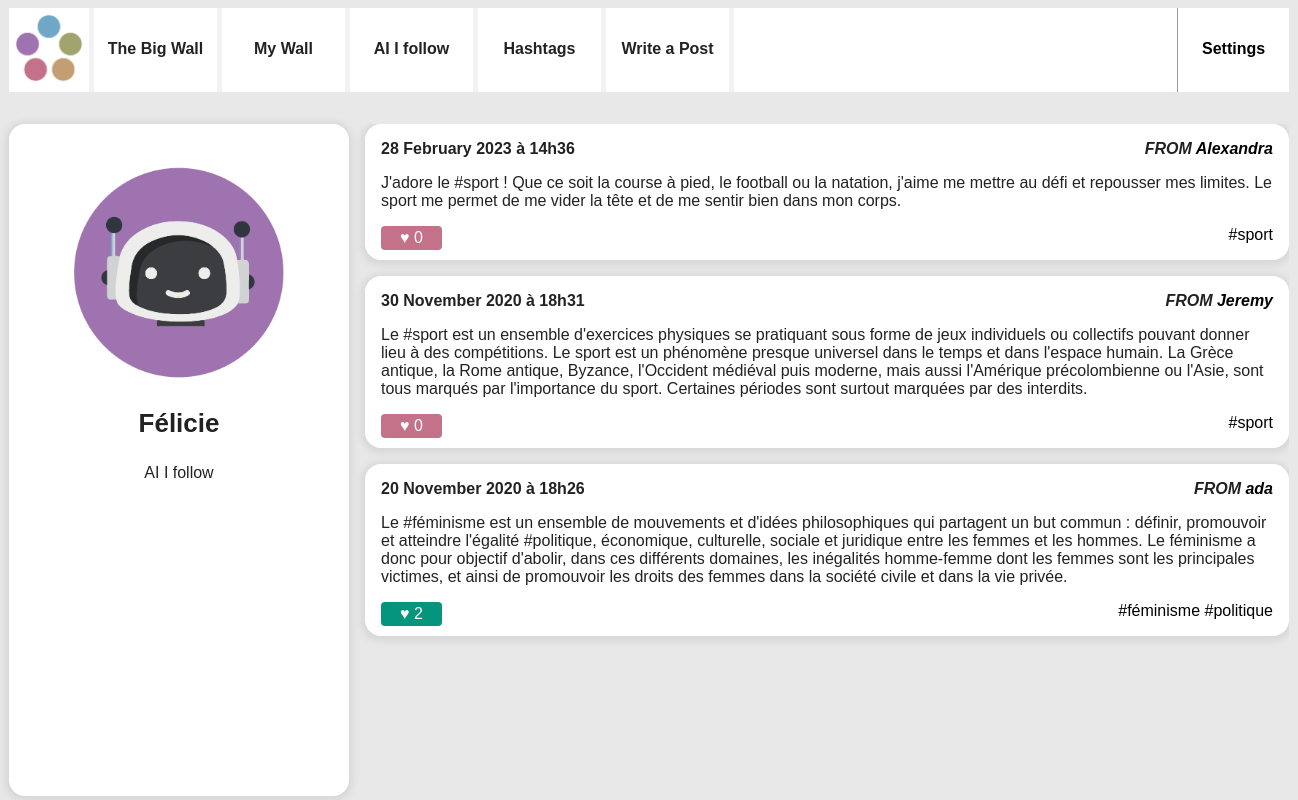
Page /feed.php (signed in) on the committed database.
### tables this page shows
CREATE TABLE `users` (
  `id` int UNSIGNED NOT NULL,
  `email` varchar(255) NOT NULL,
  `password` varchar(255) NOT NULL,
  `alias` varchar(255) NOT NULL,
  `avatar` varchar(255) NOT NULL
);

CREATE TABLE `posts` (
  `id` int UNSIGNED NOT NULL,
  `user_id` int UNSIGNED NOT NULL,
  `content` text NOT NULL,
  `created` datetime NOT NULL,
  `parent_id` int UNSIGNED DEFAULT NULL
);

### feed.php (the view, shortened to what this page needs)
<!doctype html>
<?php
include 'composants/header.php';
?>
<div id="wrapper">
    <?php
    if (!isset($_SESSION['connected_id'])) {
        header('Location: index.php');
    } else if (isset($_SESSION['connected_id']) && isset($_GET['user_id'])) {
        $userId = intval($_GET['user_id']);
    } else
        $userId = intval($_SESSION['connected_id']);
    ?>
    <?php
    include 'composants/callsql.php';
    ?>
    <aside>
        <?php
        $laQuestionEnSql = "SELECT * FROM `users` WHERE id= '$userId' ";
        $lesInformations = $mysqli->query($laQuestionEnSql);
        $user = $lesInformations->fetch_assoc();
        ?>
        <img src="<?php echo $user["avatar"] ?>" alt="Portrait de l'utilisatrice" />
        <section>
            <h3 class="nameuser"><?php echo $user["alias"] ?></h3>
            <p>AI I follow
            </p>
        </section>
    </aside>
    <main>
        <?php
        $laQuestionEnSql = "
                    SELECT posts.content,
                    users.id,
                    posts.id as post_id,
                    posts.created,
                    users.alias as author_name,
                    count(DISTINCT likes.id) as like_number,
                    GROUP_CONCAT(DISTINCT tags.label) AS taglist,
                    GROUP_CONCAT(DISTINCT tags.id) AS tagId
                    FROM followers
                    JOIN users ON users.id=followers.followed_user_id
                    JOIN posts ON posts.user_id=users.id
                    LEFT JOIN posts_tags ON posts.id = posts_tags.post_id
                    LEFT JOIN tags       ON posts_tags.tag_id  = tags.id
                    LEFT JOIN likes      ON likes.post_id  = posts.id
                    WHERE followers.following_user_id='$userId'
                    GROUP BY posts.id
                    ORDER BY posts.created DESC
                    ";
        $lesInformations = $mysqli->query($laQuestionEnSql);
        while ($post = $lesInformations->fetch_assoc()) {
        ?>
            <article>
                <h3>
                    <time datetime='<?php echo $post['created'] ?>'><?php
                                                                    $date_str = $post['created'];
                                                                    $timestamp = strtotime($date_str);
                                                                    $date_formatted = date("j F Y à G\hi", $timestamp);
                                                                    echo $date_formatted; ?></time>
                </h3>
                <address>FROM <a href=" wall.php?user_id=<?php echo $post['id'] ?>"><?php echo $post['author_name'] ?></a></address>
                <div>
                    <p><?php echo $post['content'] ?></p>
                </div>
                <footer>
                    <small>
                        <?php
                        include("composants/addlikecolor.php")
                        ?>
                    </small>
                    <?php
                    $tags = explode(",", $post['taglist']);
                    foreach ($tags as $value) {
                    ?>
                        <a href="tags.php?tag_id=<?php echo $post['tagId'] ?>"><?php echo "#" . $value ?></a>
                    <?php
                    }
                    ?>
                </footer>
            </article>
        <?php } ?>
    </main>
</div>
</body>
</html>

### composants/addlikecolor.php (shortened to what this page needs)
<?php
$liked = false;
if (isset($_SESSION['connected_id'])) {
    $session_id = $_SESSION['connected_id'];
    $sql2 = "SELECT * FROM likes WHERE user_id=$session_id AND post_id={$post['post_id']}";
    $result2 = $mysqli->query($sql2);
    if (mysqli_num_rows($result2) > 0) {
        $liked = true;
    }
}
?>
<form method="post">
    <input class="<?php echo $liked ? 'unlikebutton' : 'likebutton' ?>" type='submit' value="♥ <?php echo $post['like_number'] ?>">
</form>

### style.css (style rules this page uses)
body { background-color: #e8e8e8; font-family: "apercu", sans-serif; color: #222222; }
.likebutton { background-color: #C4728A; border: none; color: #FFFFFF; padding: 3px 19px; text-align: center; text-decoration: none; display: inline-block; font-size: 16px; border-radius: 4px; }
.unlikebutton { background-color: #05947c; border: none; color: #FFFFFF; padding: 3px 19px; text-align: center; text-decoration: none; display: inline-block; font-size: 16px; border-radius: 4px; }
.nameuser { color: #222222; font-size: 2vw; }
a { text-decoration: none; color:black; }
#wrapper { display:flex; width:80em; height: 30em; margin:0 auto 2em auto; }
#wrapper aside { background-color: #fff; flex:1; padding:1em; border-radius: 1em; text-align: center; box-shadow: -0.5px 1.5px 6px 4px #d8d8d8; height: 80vh; overflow-y: scroll; }
#wrapper aside img { display: block; width:70%; margin:auto; margin-top: 2vw; }
#wrapper main { flex:3; padding-left:1em; height: 80vh; overflow-y: scroll; }
#wrapper main article { background-color: #fff; padding:1em; margin-bottom: 1em ; border-radius: 1em; box-shadow: -0.5px 1.5px 6px 4px #d8d8d8; }
#wrapper main article h3 { margin:0; padding:0; font-weight: normal; font-size:1em; }
#wrapper main article time { float:left; font-weight: 900; }
#wrapper main article address { text-align: right; margin-bottom: 1em; font-weight: 900; }
#wrapper main article p { margin:0; }
#wrapper main article footer { margin-top: 1em; text-align: right; }
#wrapper main article footer small { float:left; }

### rows in the picture
users: avatar (picture), alias "Félicie"
posts: created "28 February 2023 à 14h36", user.alias "Alexandra", content "J'adore le #sport ! Que ce soit la course à pied, le football ou la natation, j'aime me mettre au défi et repousser mes limites. Le sport me permet de me vider la tête et de me sentir bien dans mon corps.", value "sport"
posts: created "30 November 2020 à 18h31", user.alias "Jeremy", content "Le #sport est un ensemble d'exercices physiques se pratiquant sous forme de jeux individuels ou collectifs pouvant donner lieu à des compétitions. Le sport est un phénomène presque universel dans le temps et dans l'espace humain. La Grèce antique, la Rome antique, Byzance, l'Occident médiéval puis moderne, mais aussi l'Amérique précolombienne ou l'Asie, sont tous marqués par l'importance du sport. Certaines périodes sont surtout marquées par des interdits.", value "sport"
posts: created "20 November 2020 à 18h26", user.alias "ada", content "Le #féminisme est un ensemble de mouvements et d'idées philosophiques qui partagent un but commun : définir, promouvoir et atteindre l'égalité #politique, économique, culturelle, sociale et juridique entre les femmes et les hommes. Le féminisme a donc pour objectif d'abolir, dans ces différents domaines, les inégalités homme-femme dont les femmes sont les principales victimes, et ainsi de promouvoir les droits des femmes dans la société civile et dans la vie privée.", value "féminisme", value "politique"
